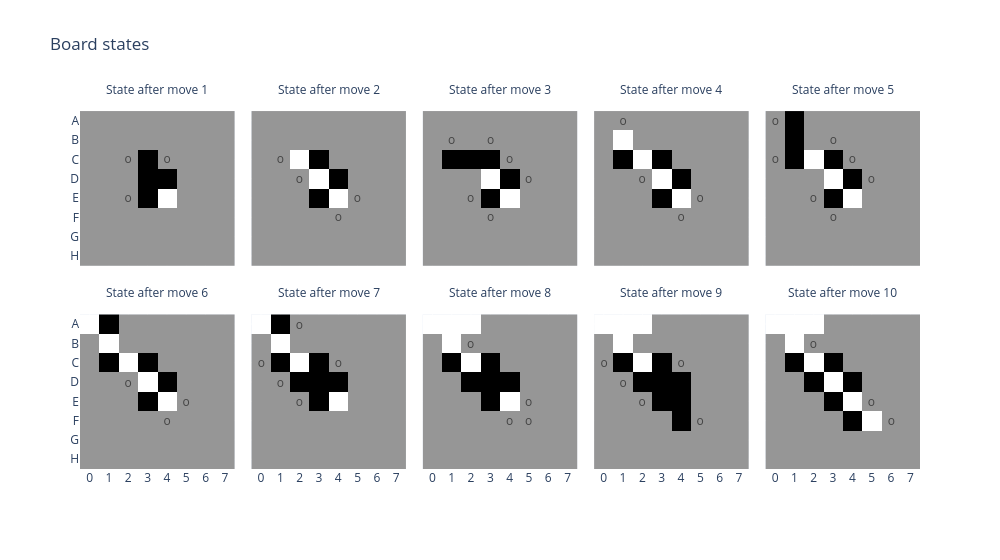

Notebook cell for this chart:
### Markdown cell above
Let's use the same function to plot the first 10 board states, and check that the predictions shown above make sense given the board state at that time. We'll use a helper method `OthelloBoardState` to track the board state after each move.

### Code cell
board_states = t.zeros((10, 8, 8), dtype=t.int32)
legal_moves = t.zeros((10, 8, 8), dtype=t.int32)

board = utils.OthelloBoardState()
for i, token_id in enumerate(sample_input.squeeze()):
    # board.umpire takes a square index (i.e. from 0 to 63) and makes a move on the board
    board.umpire(utils.id_to_square(token_id))

    # board.state gives us the 8x8 numpy array of 0 (blank), -1 (black), 1 (white)
    board_states[i] = t.from_numpy(board.state)

    # board.get_valid_moves() gives us a list of the indices of squares that are legal to play next
    legal_moves[i].flatten()[board.get_valid_moves()] = 1

# Turn `legal_moves` into strings, with "o" where the move is legal and empty string where illegal
legal_moves_annotation = np.where(to_numpy(legal_moves), "o", "").tolist()

utils.plot_board_values(
    board_states,
    title="Board states",
    width=1000,
    boards_per_row=5,
    board_titles=[f"State after move {i}" for i in range(1, 11)],
    text=legal_moves_annotation,
)

### Figure 1 — Plotly figure (JSON) as saved in the notebook; plotly's stock layout.template omitted (floating-point values rounded to 4 significant figures)
{"data": [{"coloraxis": "coloraxis", "hovertemplate": "x: %{x}<br>y: %{y}<br>color: %{z}<extra></extra>", "name": "0", "text": [["", "", "", "", "", "", "", ""], ["", "", "", "", "", "", "", ""], ["", "", "o", "", "o", "", "", ""], ["", "", "", "", "", "", "", ""], ["", "", "o", "", "", "", "", ""], ["", "", "", "", "", "", "", ""], ["", "", "", "", "", "", "", ""], ["", "", "", "", "", "", "", ""]], "textfont": {"size": 12}, "texttemplate": "%{text}", "type": "heatmap", "x": ["0", "1", "2", "3", "4", "5", "6", "7"], "xaxis": "x6", "y": ["A", "B", "C", "D", "E", "F", "G", "H"], "yaxis": "y6", "z": [[0, 0, 0, 0, 0, 0, 0, 0], [0, 0, 0, 0, 0, 0, 0, 0], [0, 0, 0, 1, 0, 0, 0, 0], [0, 0, 0, 1, 1, 0, 0, 0], [0, 0, 0, 1, -1, 0, 0, 0], [0, 0, 0, 0, 0, 0, 0, 0], [0, 0, 0, 0, 0, 0, 0, 0], [0, 0, 0, 0, 0, 0, 0, 0]]}, {"coloraxis": "coloraxis", "hovertemplate": "x: %{x}<br>y: %{y}<br>color: %{z}<extra></extra>", "name": "1", "text": [["", "", "", "", "", "", "", ""], ["", "", "", "", "", "", "", ""], ["", "o", "", "", "", "", "", ""], ["", "", "o", "", "", "", "", ""], ["", "", "", "", "", "o", "", ""], ["", "", "", "", "o", "", "", ""], ["", "", "", "", "", "", "", ""], ["", "", "", "", "", "", "", ""]], "textfont": {"size": 12}, "texttemplate": "%{text}", "type": "heatmap", "x": ["0", "1", "2", "3", "4", "5", "6", "7"], "xaxis": "x7", "y": ["A", "B", "C", "D", "E", "F", "G", "H"], "yaxis": "y7", "z": [[0, 0, 0, 0, 0, 0, 0, 0], [0, 0, 0, 0, 0, 0, 0, 0], [0, 0, -1, 1, 0, 0, 0, 0], [0, 0, 0, -1, 1, 0, 0, 0], [0, 0, 0, 1, -1, 0, 0, 0], [0, 0, 0, 0, 0, 0, 0, 0], [0, 0, 0, 0, 0, 0, 0, 0], [0, 0, 0, 0, 0, 0, 0, 0]]}, {"coloraxis": "coloraxis", "hovertemplate": "x: %{x}<br>y: %{y}<br>color: %{z}<extra></extra>", "name": "2", "text": [["", "", "", "", "", "", "", ""], ["", "o", "", "o", "", "", "", ""], ["", "", "", "", "o", "", "", ""], ["", "", "", "", "", "o", "", ""], ["", "", "o", "", "", "", "", ""], ["", "", "", "o", "", "", "", ""], ["", "", "", "", "", "", "", ""], ["", "", "", "", "", "", "", ""]], "textfont": {"size": 12}, "texttemplate": "%{text}", "type": "heatmap", "x": ["0", "1", "2", "3", "4", "5", "6", "7"], "xaxis": "x8", "y": ["A", "B", "C", "D", "E", "F", "G", "H"], "yaxis": "y8", "z": [[0, 0, 0, 0, 0, 0, 0, 0], [0, 0, 0, 0, 0, 0, 0, 0], [0, 1, 1, 1, 0, 0, 0, 0], [0, 0, 0, -1, 1, 0, 0, 0], [0, 0, 0, 1, -1, 0, 0, 0], [0, 0, 0, 0, 0, 0, 0, 0], [0, 0, 0, 0, 0, 0, 0, 0], [0, 0, 0, 0, 0, 0, 0, 0]]}, {"coloraxis": "coloraxis", "hovertemplate": "x: %{x}<br>y: %{y}<br>color: %{z}<extra></extra>", "name": "3", "text": [["", "o", "", "", "", "", "", ""], ["", "", "", "", "", "", "", ""], ["", "", "", "", "", "", "", ""], ["", "", "o", "", "", "", "", ""], ["", "", "", "", "", "o", "", ""], ["", "", "", "", "o", "", "", ""], ["", "", "", "", "", "", "", ""], ["", "", "", "", "", "", "", ""]], "textfont": {"size": 12}, "texttemplate": "%{text}", "type": "heatmap", "x": ["0", "1", "2", "3", "4", "5", "6", "7"], "xaxis": "x9", "y": ["A", "B", "C", "D", "E", "F", "G", "H"], "yaxis": "y9", "z": [[0, 0, 0, 0, 0, 0, 0, 0], [0, -1, 0, 0, 0, 0, 0, 0], [0, 1, -1, 1, 0, 0, 0, 0], [0, 0, 0, -1, 1, 0, 0, 0], [0, 0, 0, 1, -1, 0, 0, 0], [0, 0, 0, 0, 0, 0, 0, 0], [0, 0, 0, 0, 0, 0, 0, 0], [0, 0, 0, 0, 0, 0, 0, 0]]}, {"coloraxis": "coloraxis", "hovertemplate": "x: %{x}<br>y: %{y}<br>color: %{z}<extra></extra>", "name": "4", "text": [["o", "", "", "", "", "", "", ""], ["", "", "", "o", "", "", "", ""], ["o", "", "", "", "o", "", "", ""], ["", "", "", "", "", "o", "", ""], ["", "", "o", "", "", "", "", ""], ["", "", "", "o", "", "", "", ""], ["", "", "", "", "", "", "", ""], ["", "", "", "", "", "", "", ""]], "textfont": {"size": 12}, "texttemplate": "%{text}", "type": "heatmap", "x": ["0", "1", "2", "3", "4", "5", "6", "7"], "xaxis": "x10", "y": ["A", "B", "C", "D", "E", "F", "G", "H"], "yaxis": "y10", "z": [[0, 1, 0, 0, 0, 0, 0, 0], [0, 1, 0, 0, 0, 0, 0, 0], [0, 1, -1, 1, 0, 0, 0, 0], [0, 0, 0, -1, 1, 0, 0, 0], [0, 0, 0, 1, -1, 0, 0, 0], [0, 0, 0, 0, 0, 0, 0, 0], [0, 0, 0, 0, 0, 0, 0, 0], [0, 0, 0, 0, 0, 0, 0, 0]]}, {"coloraxis": "coloraxis", "hovertemplate": "x: %{x}<br>y: %{y}<br>color: %{z}<extra></extra>", "name": "5", "text": [["", "", "", "", "", "", "", ""], ["", "", "", "", "", "", "", ""], ["", "", "", "", "", "", "", ""], ["", "", "o", "", "", "", "", ""], ["", "", "", "", "", "o", "", ""], ["", "", "", "", "o", "", "", ""], ["", "", "", "", "", "", "", ""], ["", "", "", "", "", "", "", ""]], "textfont": {"size": 12}, "texttemplate": "%{text}", "type": "heatmap", "x": ["0", "1", "2", "3", "4", "5", "6", "7"], "xaxis": "x", "y": ["A", "B", "C", "D", "E", "F", "G", "H"], "yaxis": "y", "z": [[-1, 1, 0, 0, 0, 0, 0, 0], [0, -1, 0, 0, 0, 0, 0, 0], [0, 1, -1, 1, 0, 0, 0, 0], [0, 0, 0, -1, 1, 0, 0, 0], [0, 0, 0, 1, -1, 0, 0, 0], [0, 0, 0, 0, 0, 0, 0, 0], [0, 0, 0, 0, 0, 0, 0, 0], [0, 0, 0, 0, 0, 0, 0, 0]]}, {"coloraxis": "coloraxis", "hovertemplate": "x: %{x}<br>y: %{y}<br>color: %{z}<extra></extra>", "name": "6", "text": [["", "", "o", "", "", "", "", ""], ["", "", "", "", "", "", "", ""], ["o", "", "", "", "o", "", "", ""], ["", "o", "", "", "", "", "", ""], ["", "", "o", "", "", "", "", ""], ["", "", "", "", "", "", "", ""], ["", "", "", "", "", "", "", ""], ["", "", "", "", "", "", "", ""]], "textfont": {"size": 12}, "texttemplate": "%{text}", "type": "heatmap", "x": ["0", "1", "2", "3", "4", "5", "6", "7"], "xaxis": "x2", "y": ["A", "B", "C", "D", "E", "F", "G", "H"], "yaxis": "y2", "z": [[-1, 1, 0, 0, 0, 0, 0, 0], [0, -1, 0, 0, 0, 0, 0, 0], [0, 1, -1, 1, 0, 0, 0, 0], [0, 0, 1, 1, 1, 0, 0, 0], [0, 0, 0, 1, -1, 0, 0, 0], [0, 0, 0, 0, 0, 0, 0, 0], [0, 0, 0, 0, 0, 0, 0, 0], [0, 0, 0, 0, 0, 0, 0, 0]]}, {"coloraxis": "coloraxis", "hovertemplate": "x: %{x}<br>y: %{y}<br>color: %{z}<extra></extra>", "name": "7", "text": [["", "", "", "", "", "", "", ""], ["", "", "o", "", "", "", "", ""], ["", "", "", "", "", "", "", ""], ["", "", "", "", "", "", "", ""], ["", "", "", "", "", "o", "", ""], ["", "", "", "", "o", "o", "", ""], ["", "", "", "", "", "", "", ""], ["", "", "", "", "", "", "", ""]], "textfont": {"size": 12}, "texttemplate": "%{text}", "type": "heatmap", "x": ["0", "1", "2", "3", "4", "5", "6", "7"], "xaxis": "x3", "y": ["A", "B", "C", "D", "E", "F", "G", "H"], "yaxis": "y3", "z": [[-1, -1, -1, 0, 0, 0, 0, 0], [0, -1, 0, 0, 0, 0, 0, 0], [0, 1, -1, 1, 0, 0, 0, 0], [0, 0, 1, 1, 1, 0, 0, 0], [0, 0, 0, 1, -1, 0, 0, 0], [0, 0, 0, 0, 0, 0, 0, 0], [0, 0, 0, 0, 0, 0, 0, 0], [0, 0, 0, 0, 0, 0, 0, 0]]}, {"coloraxis": "coloraxis", "hovertemplate": "x: %{x}<br>y: %{y}<br>color: %{z}<extra></extra>", "name": "8", "text": [["", "", "", "", "", "", "", ""], ["", "", "", "", "", "", "", ""], ["o", "", "", "", "o", "", "", ""], ["", "o", "", "", "", "", "", ""], ["", "", "o", "", "", "", "", ""], ["", "", "", "", "", "o", "", ""], ["", "", "", "", "", "", "", ""], ["", "", "", "", "", "", "", ""]], "textfont": {"size": 12}, "texttemplate": "%{text}", "type": "heatmap", "x": ["0", "1", "2", "3", "4", "5", "6", "7"], "xaxis": "x4", "y": ["A", "B", "C", "D", "E", "F", "G", "H"], "yaxis": "y4", "z": [[-1, -1, -1, 0, 0, 0, 0, 0], [0, -1, 0, 0, 0, 0, 0, 0], [0, 1, -1, 1, 0, 0, 0, 0], [0, 0, 1, 1, 1, 0, 0, 0], [0, 0, 0, 1, 1, 0, 0, 0], [0, 0, 0, 0, 1, 0, 0, 0], [0, 0, 0, 0, 0, 0, 0, 0], [0, 0, 0, 0, 0, 0, 0, 0]]}, {"coloraxis": "coloraxis", "hovertemplate": "x: %{x}<br>y: %{y}<br>color: %{z}<extra></extra>", "name": "9", "text": [["", "", "", "", "", "", "", ""], ["", "", "o", "", "", "", "", ""], ["", "", "", "", "", "", "", ""], ["", "", "", "", "", "", "", ""], ["", "", "", "", "", "o", "", ""], ["", "", "", "", "", "", "o", ""], ["", "", "", "", "", "", "", ""], ["", "", "", "", "", "", "", ""]], "textfont": {"size": 12}, "texttemplate": "%{text}", "type": "heatmap", "x": ["0", "1", "2", "3", "4", "5", "6", "7"], "xaxis": "x5", "y": ["A", "B", "C", "D", "E", "F", "G", "H"], "yaxis": "y5", "z": [[-1, -1, -1, 0, 0, 0, 0, 0], [0, -1, 0, 0, 0, 0, 0, 0], [0, 1, -1, 1, 0, 0, 0, 0], [0, 0, 1, -1, 1, 0, 0, 0], [0, 0, 0, 1, -1, 0, 0, 0], [0, 0, 0, 0, 1, -1, 0, 0], [0, 0, 0, 0, 0, 0, 0, 0], [0, 0, 0, 0, 0, 0, 0, 0]]}], "layout": {"annotations": [{"font": {}, "showarrow": false, "text": "State after move 6", "x": 0.092, "xanchor": "center", "xref": "paper", "y": 0.465, "yanchor": "bottom", "yref": "paper"}, {"font": {}, "showarrow": false, "text": "State after move 7", "x": 0.296, "xanchor": "center", "xref": "paper", "y": 0.465, "yanchor": "bottom", "yref": "paper"}, {"font": {}, "showarrow": false, "text": "State after move 8", "x": 0.5, "xanchor": "center", "xref": "paper", "y": 0.465, "yanchor": "bottom", "yref": "paper"}, {"font": {}, "showarrow": false, "text": "State after move 9", "x": 0.704, "xanchor": "center", "xref": "paper", "y": 0.465, "yanchor": "bottom", "yref": "paper"}, {"font": {}, "showarrow": false, "text": "State after move 10", "x": 0.908, "xanchor": "center", "xref": "paper", "y": 0.465, "yanchor": "bottom", "yref": "paper"}, {"font": {}, "showarrow": false, "text": "State after move 1", "x": 0.092, "xanchor": "center", "xref": "paper", "y": 1.0, "yanchor": "bottom", "yref": "paper"}, {"font": {}, "showarrow": false, "text": "State after move 2", "x": 0.296, "xanchor": "center", "xref": "paper", "y": 1.0, "yanchor": "bottom", "yref": "paper"}, {"font": {}, "showarrow": false, "text": "State after move 3", "x": 0.5, "xanchor": "center", "xref": "paper", "y": 1.0, "yanchor": "bottom", "yref": "paper"}, {"font": {}, "showarrow": false, "text": "State after move 4", "x": 0.704, "xanchor": "center", "xref": "paper", "y": 1.0, "yanchor": "bottom", "yref": "paper"}, {"font": {}, "showarrow": false, "text": "State after move 5", "x": 0.908, "xanchor": "center", "xref": "paper", "y": 1.0, "yanchor": "bottom", "yref": "paper"}], "coloraxis": {"autocolorscale": false, "colorscale": [[0.0, "rgb(255,255,255)"], [0.125, "rgb(240,240,240)"], [0.25, "rgb(217,217,217)"], [0.375, "rgb(189,189,189)"], [0.5, "rgb(150,150,150)"], [0.625, "rgb(115,115,115)"], [0.75, "rgb(82,82,82)"], [0.875, "rgb(37,37,37)"], [1.0, "rgb(0,0,0)"]], "showscale": false}, "title": {"text": "Board states"}, "width": 1000, "xaxis": {"anchor": "y", "constrain": "domain", "domain": [0.0, 0.184], "scaleanchor": "y"}, "xaxis10": {"anchor": "y10", "domain": [0.816, 1.0], "matches": "x", "showticklabels": false}, "xaxis2": {"anchor": "y2", "domain": [0.204, 0.388], "matches": "x"}, "xaxis3": {"anchor": "y3", "domain": [0.408, 0.592], "matches": "x"}, "xaxis4": {"anchor": "y4", "domain": [0.612, 0.796], "matches": "x"}, "xaxis5": {"anchor": "y5", "domain": [0.816, 1.0], "matches": "x"}, "xaxis6": {"anchor": "y6", "domain": [0.0, 0.184], "matches": "x", "showticklabels": false}, "xaxis7": {"anchor": "y7", "domain": [0.204, 0.388], "matches": "x", "showticklabels": false}, "xaxis8": {"anchor": "y8", "domain": [0.408, 0.592], "matches": "x", "showticklabels": false}, "xaxis9": {"anchor": "y9", "domain": [0.612, 0.796], "matches": "x", "showticklabels": false}, "yaxis": {"anchor": "x", "autorange": "reversed", "constrain": "domain", "domain": [0.0, 0.465]}, "yaxis10": {"anchor": "x10", "domain": [0.535, 1.0], "matches": "y", "showticklabels": false}, "yaxis2": {"anchor": "x2", "domain": [0.0, 0.465], "matches": "y", "showticklabels": false}, "yaxis3": {"anchor": "x3", "domain": [0.0, 0.465], "matches": "y", "showticklabels": false}, "yaxis4": {"anchor": "x4", "domain": [0.0, 0.465], "matches": "y", "showticklabels": false}, "yaxis5": {"anchor": "x5", "domain": [0.0, 0.465], "matches": "y", "showticklabels": false}, "yaxis6": {"anchor": "x6", "domain": [0.535, 1.0], "matches": "y"}, "yaxis7": {"anchor": "x7", "domain": [0.535, 1.0], "matches": "y", "showticklabels": false}, "yaxis8": {"anchor": "x8", "domain": [0.535, 1.0], "matches": "y", "showticklabels": false}, "yaxis9": {"anchor": "x9", "domain": [0.535, 1.0], "matches": "y", "showticklabels": false}}}
